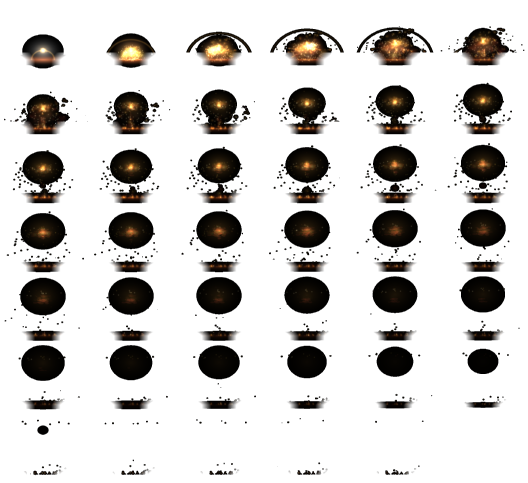
#> input picture assets/fx/bigboom-light.png, 528 x 483 px
$ python fx-quantize.py ../assets/fx/bigboom-light.png
#> lines starting #> are read from the running program, lines starting #| are printed output that depends on the picture
#!/usr/bin/env python3
"""Shrink baked sprite sheets ~4x: 256-color palette PNG with alpha (Pillow).
Called by tools/fx-bake.mjs; skipped there if Python or Pillow is missing.
usage: python3 tools/fx-quantize.py file.png [...]"""
import os, sys
from PIL import Image
for f in sys.argv[1:]:
    a = os.path.getsize(f)
    im = Image.open(f).convert("RGBA")
#> im is the input picture: PIL image 528x483 RGBA; mean R, G, B, A 5.8, 3.8, 1.9, 52.7
    q = im.quantize(colors=256, method=Image.Quantize.FASTOCTREE, dither=Image.Dither.NONE)
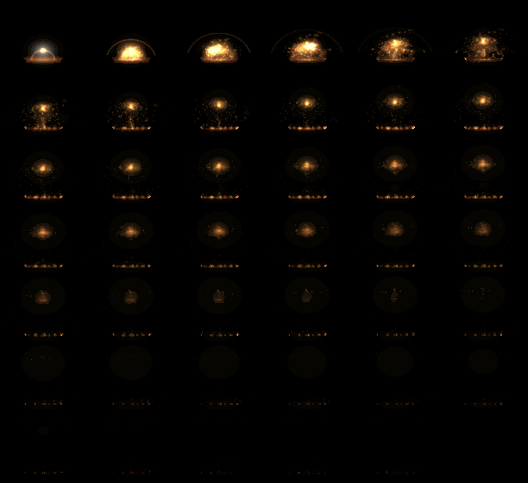
#> q: PIL image 528x483 P; mean R, G, B 5.6, 3.8, 1.7
    q.save(f, optimize=True)
    print(f"  {os.path.basename(f)}: {a // 1024} -> {os.path.getsize(f) // 1024} KB")

$ run again, on assets/fx/bigboom-v0.png
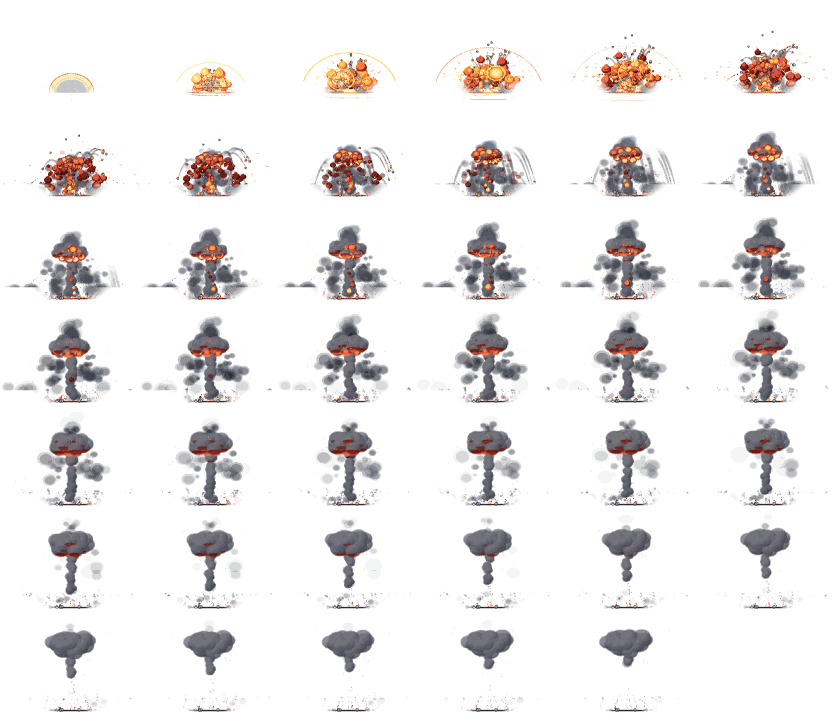
#> input picture assets/fx/bigboom-v0.png, 1668 x 1442 px (shown at 1/2 size)
#> im is the input picture: PIL image 1668x1442 RGBA; mean R, G, B, A 17.8, 15.1, 15.3, 30.7
#> `q = im.quantize(colors=256, method=Image.Quantize.FASTOCTREE, dither=I..`:
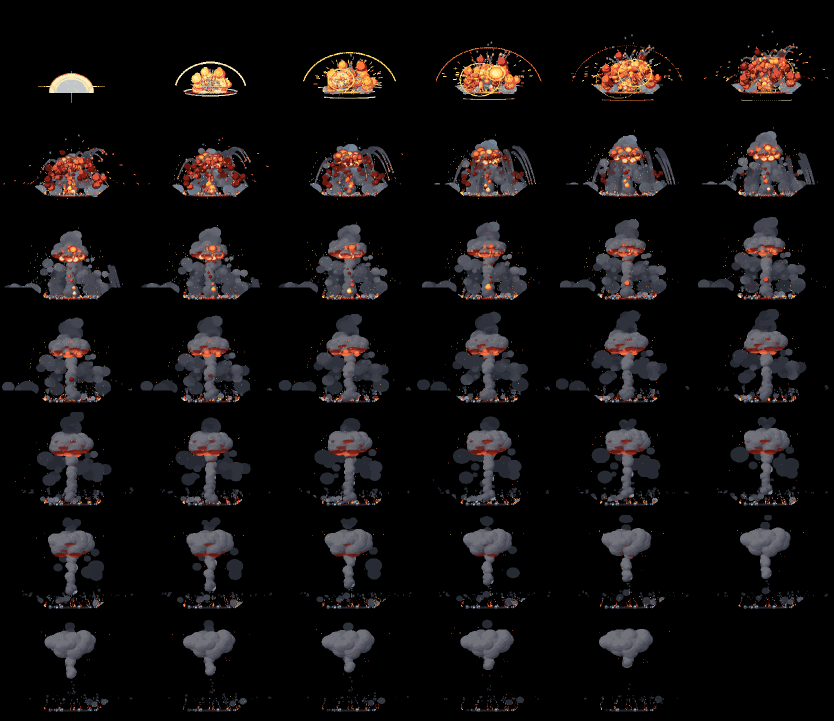
#> q: PIL image 1668x1442 P (shown at 1/2 size); mean R, G, B 17.8, 15.1, 15.3
